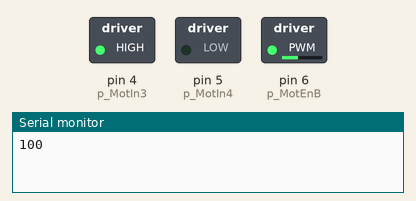
Bench run of a sketch on a simulated Arduino Uno, built with avr-gcc and run on an emulated ATmega328P. Parts: switched loads named in the sketch (green lamp = pin HIGH), the last lines printed to the serial monitor.

Above: at 0.05 s.
At 7.45 s:
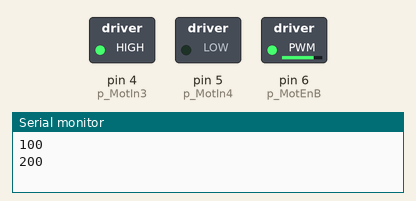
At 14.95 s:
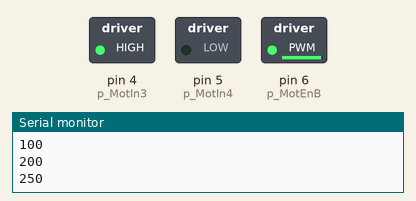
Timing chart, 0 to 19.5 s (numbered marks = the images above):
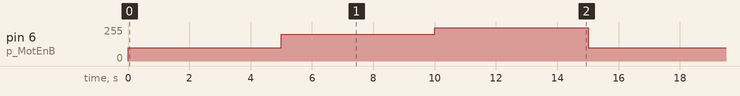

Measured:
- by itself, pin 6 (p_MotEnB): repeats every 15.0 s: 200/255 5.0 s, 250/255 5.0 s, 100/255 5.0 s

The sketch:

L298N_Single_Motor_Basic.ino
```cpp
// MOTOR CONTROL
// L298 controls 2 motors:
//    Motor A
//        In1 - In2 - Direction
//         0     0     OFF
//         1     0     Forward   (Out1+ , Out2-)
//         0     1     Backward  (Out1- , Out2+)
//         1     1     OFF
//        EnA - PWM
//
//    Motor B
//        In3, In4 - Direction (same)
//        EnB - PWM

// PINS
#define p_MotIn3 4
#define p_MotIn4 5
#define p_MotEnB 6

void setup() {
  // Set all the motor control pins to outputs
	pinMode(p_MotIn3, OUTPUT);
	pinMode(p_MotIn4, OUTPUT);
	pinMode(p_MotEnB, OUTPUT);

	// Initialize Motor Direction : FORWARD
	digitalWrite(p_MotIn3, HIGH);
	digitalWrite(p_MotIn4, LOW);
  Serial.begin(9600);
}

void loop() {
  // Serial.println("Loop Start");
  // int i=0;
  // for(i=0;i<25;i++){
  //   Serial.println( (i*10) );
  //   analogWrite(p_MotEnB, (i*10) );
  //   delay(1000);
  // }

  Serial.println("100");
  analogWrite(p_MotEnB, 100);
  delay(5000);
  Serial.println("200");
  analogWrite(p_MotEnB, 200);
  delay(5000);
  Serial.println("250");
  analogWrite(p_MotEnB, 250);
  delay(5000);

}
```
